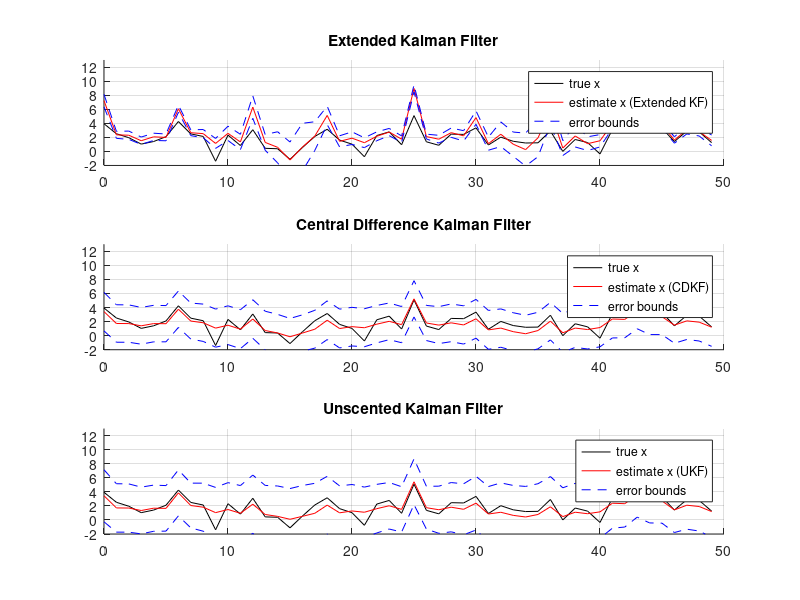

Recreate this plot in MATLAB.
clc;clear;close all;
%% Nonlinear KF Initialization
% Variable Init
Sig_w = 2.5; %Process Noise
Sig_v = 1; %Sensor Noise

%Initial State
x = 2+randn(1); xhat = 2; u = 0;
SigX = 1;

%Variable Store
iteration = 50;
xstore = zeros(1,iteration+1);
xstore(1,1) = x; % initial value
xhatstore = zeros(1,iteration);
SigXstore = zeros(1^2,iteration);

% Input, Output store for comparison: 
ustore = zeros(1,iteration+1);
ustore(1,1) = u;
zstore = zeros(1,iteration);

%nonlinear System  x = (4+x)^(1/3)+w+2*u,  x^3+3*v

%% Extended KF
for k=1:iteration

    %true value simulation
    u_prev = u;
    u = sin(k/pi)/3;
    w = chol(Sig_w)'*randn(1);
    v = chol(Sig_v)*randn(1);
    z = x^3+3*v;
    x = (4+x)^(1/3)+w+2*u;

    %KF Prediction
    Aty = (1/3)*(4+x)^(-2/3);
    Bty = 1;
    xhat = (4+xhat)^(1/3)+2*u_prev;
    SigX = Aty*SigX*Aty'+Bty*Sig_w*Bty';

    Cty = 3*xhat^2;
    Dty = 3;
    zhat = xhat^3;

    %KF Correction
    L = SigX*Cty'/(Cty*SigX*Cty'+Dty*Sig_v*Dty');
    xhat = xhat+L*(z-zhat);
    xhat = max(-4,xhat);
    SigX = SigX-L*Cty*SigX;
    
    % Store Data for Plotting
    xstore(1,k+1) = x(:);
    xhatstore(1,k) = xhat;
    SigXstore(1,k) = SigX(:);
    
    % Later Use for Comparison
    ustore(1,k+1)=u;
    zstore(1,k) = z;
end

%% Central Difference Kalman Filter
Nxa = 3;
h = sqrt(3);
alpham(1) = (h*h-Nxa)/(h*h);
alpham(2) = 1/(2*h*h);
alphamk = alpham(2);
alphac = alpham;
alpha = [alpham(1) alphamk(:,ones([1 2*Nxa]))]';


xhat2 = 2;
SigX2 = 1;

xhatstore2 = zeros(iteration,length(xhat2));
SigXstore2 = zeros(iteration,length(xhat2)^2);

for k=1:iteration
    
    % Prediction - Obtain Sigma Points
    xhat_aug = [xhat2;0;0];
    Sig_aug = blkdiag(SigX2,Sig_w,Sig_v);
    sqr_Sig_aug=chol(Sig_aug,'lower');
    X = xhat_aug(:,ones([1 2*Nxa+1]))+h*[zeros(Nxa,1), sqr_Sig_aug,-sqr_Sig_aug];
    % Prediction - xhat, zhat
    X_x = (4+X(1,:)).^(1/3)+X(2,:)+2*ustore(1,k);
    xhat2 = X_x*alpha;
    square_X = (X_x(:,2:end) - xhat2(:,ones(1,2*Nxa)))*sqrt(alphac(2));
    square_X1 =X_x(:,1)-xhat2;
    SigX2 = square_X*square_X'+alphac(1)*square_X1*square_X1;
    Z = X_x.^3+3*X(3,:);
    zhat2 = Z*alpha;

    % Correction
    square_Z = (Z(:,2:end)-zhat2*ones(1,2*Nxa))*sqrt(alphac(2));
    square_Z1 = Z(:,1)-zhat2;
    SigZ = square_Z*square_Z'+alphac(1)*square_Z1*square_Z1';
    SigXZ = square_X*square_Z'+alphac(1)*square_X1*square_Z1';
    Lsp = SigXZ/SigZ;

    xhat2 = xhat2+Lsp*(zstore(1,k)-zhat2);
    SigX2 = SigX2-Lsp*SigZ*Lsp';

    xhatstore2(k,:) = xhat2;
    SigXstore2(k,:) = SigX2(:);
end

%% Unscented Kalman Filter
nxa = 3;
alp = 0.2;
kepa = 3-nxa;
beta = 2;
lambda = alp^2*(nxa+kepa)-nxa;
alpham1 = lambda/(nxa+lambda);
alphamk = 1/(2*(nxa+lambda));
alphac1 = lambda/(nxa+lambda)+(1-alp^2+beta);
alphack = 1/(2*(nxa+lambda));
alpha_mean = [alpham1 alphamk(:,ones(1,2*Nxa))]';
alpha_cov = [alphac1 alphack(:,ones(1,2*nxa))]';
xhat3 = 2;
SigX3 = 1;

xhatstore3 = zeros(iteration,length(xhat3));
SigXstore3 = zeros(iteration,length(xhat3)^2);

for k=1:iteration
    
    % Prediction - Obtain Sigma Points
    xhat_aug = [xhat3;0;0];
    Sig_aug = blkdiag(SigX3,Sig_w,Sig_v);
    sqr_Sig_aug=chol(Sig_aug,'lower');
    X = xhat_aug(:,ones([1 2*nxa+1]))+sqrt(nxa+lambda)*[zeros(nxa,1), sqr_Sig_aug,-sqr_Sig_aug];
    % Prediction - xhat, zhat
    X_x = (4+X(1,:)).^(1/3)+X(2,:)+2*ustore(1,k);
    xhat3 = X_x*alpha_mean;
    square_X = (X_x(:,2:end) - xhat3(:,ones(1,2*nxa)))*sqrt(alphack);
    square_X1 =X_x(:,1)-xhat3;
    SigX3 = square_X*square_X'+alphac1*square_X1*square_X1;
    Z = X_x.^3+3*X(3,:);
    zhat3 = Z*alpha_mean;

    % Correction
    square_Z = (Z(:,2:end)-zhat3*ones(1,2*nxa))*sqrt(alphack);
    square_Z1 = Z(:,1)-zhat3;
    SigZ = square_Z*square_Z'+alphac1*square_Z1*square_Z1';
    SigXZ = square_X*square_Z'+alphac1*square_X1*square_Z1';
    L_unscent = SigXZ/SigZ;

    xhat3 = xhat3+L_unscent*(zstore(1,k)-zhat3);
    SigX3 = SigX3-L_unscent*SigZ*L_unscent';

    xhatstore3(k,:) = xhat3;
    SigXstore3(k,:) = SigX3(:);
end

%% Plot
figure(1)

subplot(3,1,1)
hold on
plot(0:iteration-1,xstore(1:iteration)','k-')
plot(0:iteration-1,xhatstore','r-')
plot(0:iteration-1,xhatstore'+3*sqrt(SigXstore'), 'b--', ...
    0:iteration-1,xhatstore'-3*sqrt(SigXstore'), 'b--')
grid on
legend('true x','estimate x (Extended KF)','error bounds')
title("Extended Kalman Filter")
ylim([-2,13])
hold off

subplot(3,1,2)
hold on
plot(0:iteration-1,xstore(1:iteration)','k-')
plot(0:iteration-1,xhatstore2','r-')
plot(0:iteration-1,xhatstore2'+3*sqrt(SigXstore2'), 'b--', ...
    0:iteration-1,xhatstore2'-3*sqrt(SigXstore2'), 'b--')
grid on
legend('true x','estimate x (CDKF)','error bounds')
ylim([-2,13])
title("Central Difference Kalman Filter")
hold off

subplot(3,1,3)
hold on
plot(0:iteration-1,xstore(1:iteration)','k-')
plot(0:iteration-1,xhatstore3','r-')
plot(0:iteration-1,xhatstore3'+3*sqrt(SigXstore3'), 'b--', ...
    0:iteration-1,xhatstore3'-3*sqrt(SigXstore3'), 'b--')
grid on
legend('true x','estimate x (UKF)','error bounds')
ylim([-2,13])
title("Unscented Kalman Filter")
hold off
